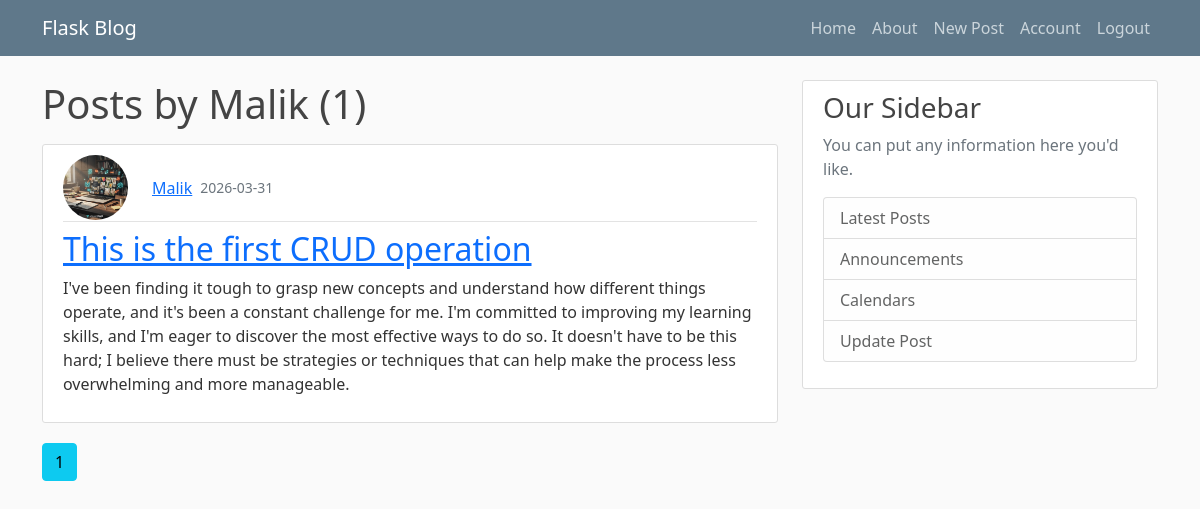
The app's page /user/Malik (signed in), older data.
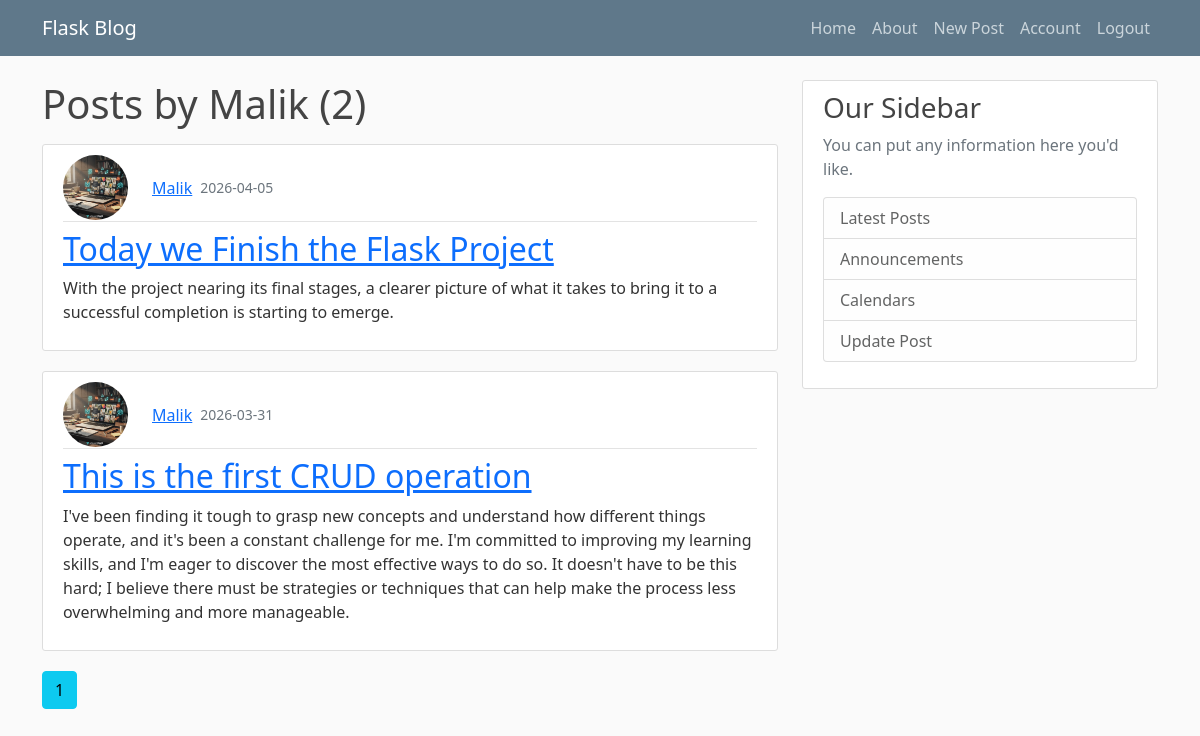
The same page, newer data.
### Flaskblog/model.py (models this page shows, shortened)
class Post(db.Model):
    id = db.Column(db.Integer, primary_key=True)
    title = db.Column(db.String(100), nullable=False)
    date_posted = db.Column(db.DateTime, nullable=False, default=datetime.utcnow)
    content = db.Column(db.Text, nullable=False)
    user_id = db.Column(db.Integer, db.ForeignKey("user.id"), nullable=False)

class User(db.Model, UserMixin):
    id = db.Column(db.Integer, primary_key=True)
    username = db.Column(db.String(20), unique=True, nullable=False)
    email = db.Column(db.String(120), unique=True, nullable=False)
    image_file = db.Column(db.String(20), nullable=False, default="user.png")
    password = db.Column(db.String(60), nullable=False)
    posts = db.relationship("Post", backref="author", lazy=True)

### Flaskblog/users/routes.py (the view)
@users.route("/user/<string:username>")
@login_required
def user(username):
    page = request.args.get("page", 1, type=int)
    user = User.query.filter_by(username=username).first_or_404()
    posts = Post.query.filter_by(author=user)\
                      .order_by(Post.date_posted.desc())\
                      .paginate(per_page=2, page=page)
    return render_template("user_posts.html", posts=posts, user=user)

### Flaskblog/model.py (called while the page is built)
@login_manager.user_loader
def load_user(user_id):
    return User.query.get(int(user_id))

### Flaskblog/templates/user_posts.html
{% extends "layout.html" %}
{% block content %}
    <h1 class="mb-3">Posts by {{ user.username }} ({{ posts.total }})</h1>
    {% for post in posts %}
        <article class="media content-section">
            <div class="media-body">
                <div class="article-metadata d-flex align-items-center gap-2 mb-2">
                    <img class="rounded-circle article-img"
                         src="{{ url_for('static', filename='profile_pics/' + user.image_file) }}"
                         alt="Profile Picture">
                    <a class="mr-2" href="{{ url_for('users.user', username=user.username) }}">{{ user.username }}</a>
                    <small class="text-muted">{{ post.date_posted.strftime("%Y-%m-%d") }}</small>
                </div>
                <h2 class="article-title">
                    <a href="{{ url_for('posts.post', post_id=post.id) }}">{{ post.title }}</a>
                </h2>
                <p class="article-content">{{ post.content }}</p>
            </div>
        </article>
    {% endfor %}
    {% for page_num in posts.iter_pages(left_edge=2, right_edge=2, left_current=2, right_current=2) %}
        {% if page_num %}
            {% if page_num == posts.page %}
                <a class="btn btn-info mb-4" href="{{ url_for('users.user', username=user.username, page=page_num) }}">{{ page_num }}</a>
            {% else %}
                <a class="btn btn-outline-info mb-4" href="{{ url_for('users.user', username=user.username, page=page_num) }}">{{ page_num }}</a>
            {% endif %}
        {% else %}
            <span class="btn btn-outline-info mb-4 disabled">...</span>
        {% endif %}
    {% endfor %}
{% endblock %}

Row changes from the older to the newer data that the page shows:
added Post: image_file (placeholder picture), {{ user.username }} "Malik", date_posted "2026-04-05", title "Today we Finish the Flask Project", content "With the project nearing its final stages, a clearer picture of what it takes to bring it to a successful completion is starting to emerge."
Text that changed along with them:
{{ posts.total }}: "1" → "2"
